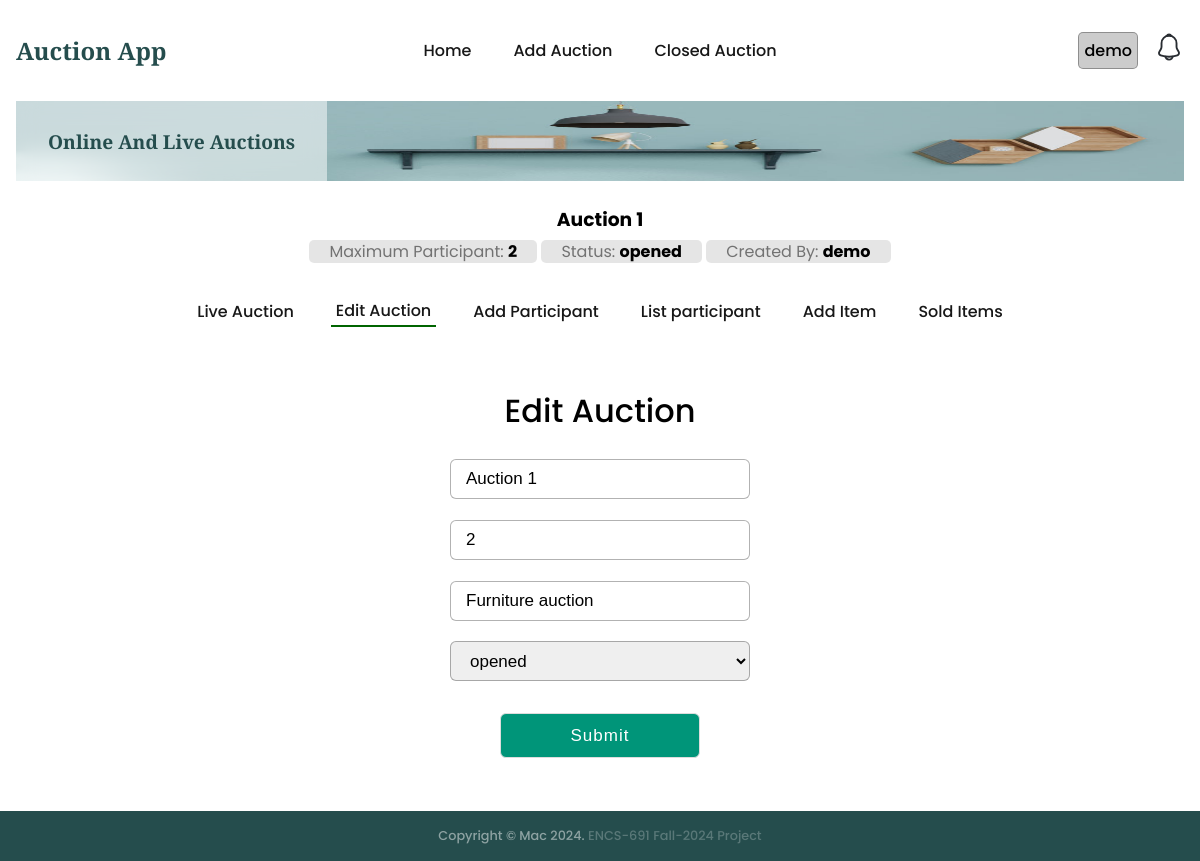
The app's page /auction/1/edit (signed in), older data.
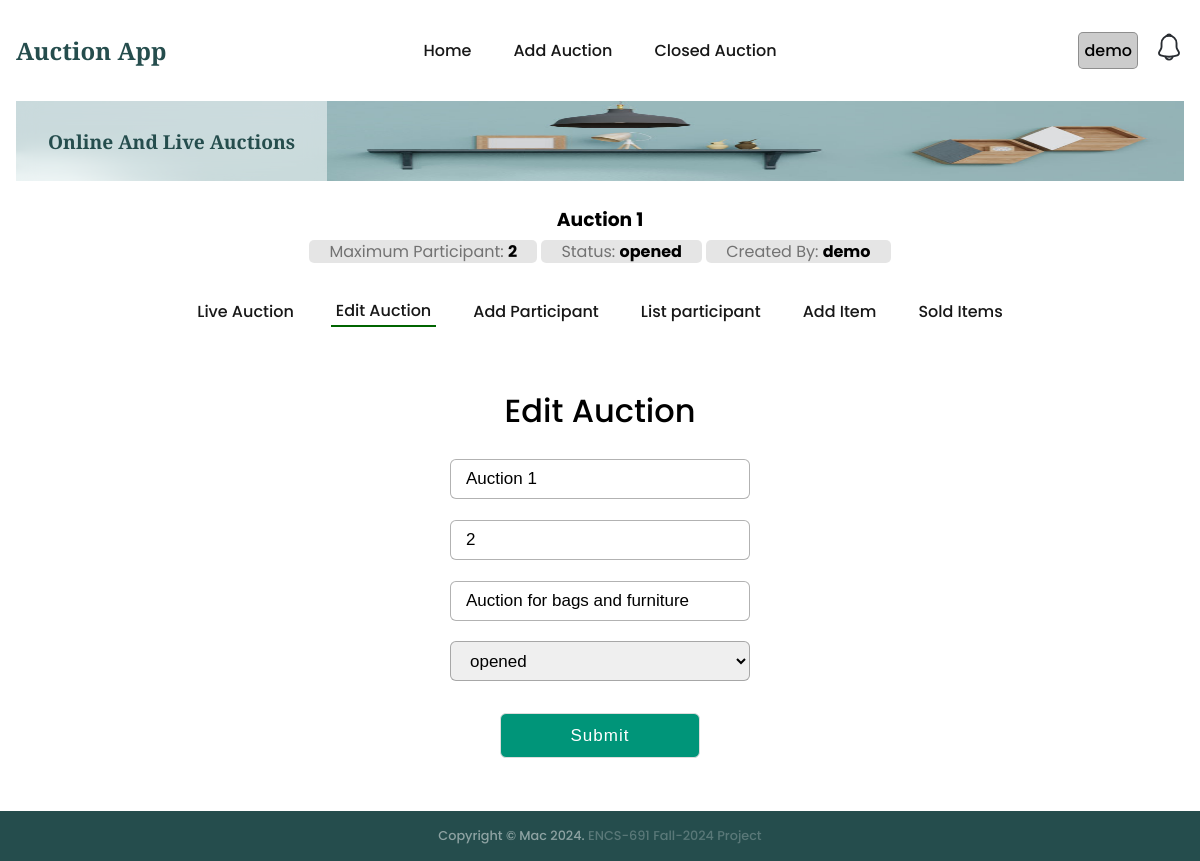
The same page, newer data.
### auctions/models.py (models this page shows, shortened)
class Auction(models.Model):
    name = models.CharField(max_length=200)
    description = models.CharField(max_length=200)
    status = models.CharField(max_length=200, default='opened')
    auction1 = models.CharField(max_length=200, default='0')
    maxparticipant = models.CharField(max_length=200, default='0')
    username = models.CharField(max_length=200, default='-')
    createdat = models.DateTimeField(default=timezone.now)

### auctions/views.py (the view)
# urls.py: path('auction/<int:id>/edit', views.editAuction, name='editAuction'),
@login_required
def editAuction(req, id):
    if req.method == 'POST':
        return doEditAuction(req, id)
    auction = getRecordByPk(Auction, id)
    context = {'auction':auction, 'auctionStatus':auctionStatus}
    return render(req, 'auctions/editAuction.html', context=context)

### auctions/utils.py (called while the page is built)
def getRecordByPk(model, id):
    try:
        record = model.objects.get(pk=id)
    except (KeyError, model.DoesNotExist):
        logging.error('getRecordByPk: model does not exist')
        return None
    else:
        return record

### templates/auctions/editAuction.html (shortened to what this page needs)
{% extends "auctions/auctionBase.html" %}
{% block auction_content %}
<div class="addContact container_main">
  <div class="registration form">
    <header>Edit Auction</header>
    <form action="{% url 'auctions:editAuction' auction.id %}" method="post" enctype="multipart/form-data">
      <div class="auction-flex">
        <input type="text" required name="name" value="{{auction.name}}">
        <input type="number" required name="maxparticipant" value="{{auction.maxparticipant}}">
        <input type="text" required name="description" value="{{auction.description}}">
        {% if auctionStatus %}
        <select name="status" id="status">
          {% for status in auctionStatus %}
            {% if auction.status == status %}
              <option value="{{status}}" selected>{{status}}</option>
            {% else %}
              <option value="{{status}}">{{status}}</option>
            {% endif %}
          {% endfor %}
        </select>
        {% endif %}
      </div>
      <button type="submit" class="button">Submit</button>
    </form>
  </div>
</div>
{% endblock %}

### templates/auctions/auctionBase.html
{% extends "base.html" %}
{% block content %}
<section class="section__container product__container" id="product">
    <div class="auctionbase__header">
        <a href="{% url 'auctions:auctionIndex' auction.id %}">
            <h3>{{auction.name}}</h3>
            <span>Maximum Participant: <strong>{{auction.maxparticipant}}</strong></span>
            <span>Status: <strong>{{auction.status}}</strong></span>
            <span>Created By: <strong>{{auction.username}}</strong></span>
        </a>
    </div>
    <nav>
        <ul class="nav__links auction__nav__links" id="nav-links">
            {% if auction %}
                {% with current_url=request.get_full_path %}
                    {% url 'auctions:auctionIndex' auction.id as url %}
                    <li class="{% if current_url == url %} active-menu {%endif%}">
                        <a href="{{ url }}">Live Auction</a>
                    </li>
                    {% url 'auctions:editAuction' auction.id as url %}
                    <li class="{% if current_url == url %} active-menu {%endif%}">
                        <a href="{{ url }}">Edit Auction</a>
                    </li>
                    {% url 'auctions:addParticipant' auction.id as url %}
                    <li class="{% if current_url == url %} active-menu {%endif%}">
                        <a href="{{ url }}">Add Participant</a>
                    </li>
                    {% url 'auctions:listParticipant' auction.id as url %}
                    <li class="{% if current_url == url %} active-menu {%endif%}">
                        <a href="{{ url }}">List participant</a>
                    </li>
                    {% url 'auctions:addItem' auction.id as url%}
                    <li class="{% if current_url == url %} active-menu {%endif%}">
                        <a href="{{ url }}">Add Item</a>
                    </li>
                    {% url 'auctions:getSoldItems' auction.id as url %}
                    <li class="{% if current_url == url %} active-menu {%endif%}">
                        <a href="{{ url }}">Sold Items</a>
                    </li>
                {% endwith %}
            {% endif %}
        </ul>
    </nav>
    {% include "auctions/message.html" %}
    {% block auction_content %}{% endblock %}
</section>
{% endblock %}

Row changes from the older to the newer data that the page shows:
changed Auction "Auction 1": description "Furniture auction" → "Auction for bags and furniture"
